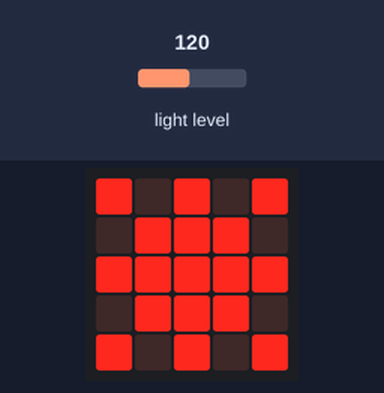
Bench run of a program on a simulated BBC micro:bit running MicroPython. Shown: the board's 5×5 LED display. The inputs (shaded band) are chosen by the test bench; at power-on: light level 120.

Above: at 1.2 s.
1.3 s: light level set to 22
2.8 s: light level set to 17
At 3.4 s:
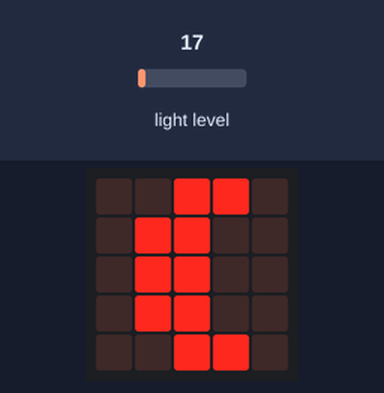
4.3 s: light level set to 64
At 4.6 s:
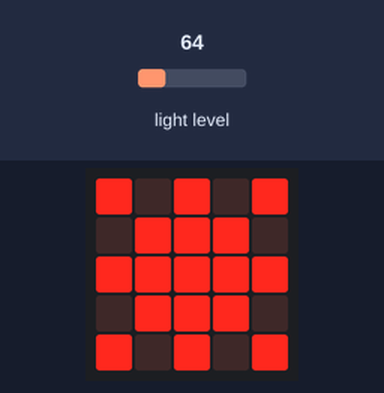
5.8 s: light level set to 5
At 6.9 s:
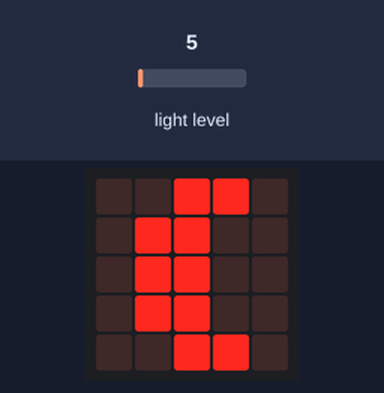
Timing chart, 0 to 8.3 s (numbered marks = the images above; inputs shaded):
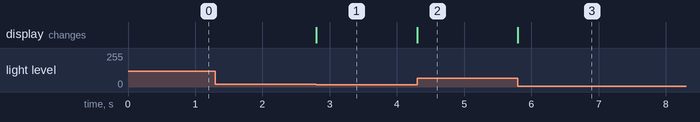

The program:

Morning_and_night.py
```python
from microbit import *
sun = Image("90909:"
            "09990:"
            "99999:"
            "09990:"
            "90909")

moon = Image("00990:"
             "09900:"
             "09900:"
             "09900:"
             "00990")


while True:
    value = display.read_light_level()
    if value < 20:
        display.show(moon)
    else:
        display.show(sun)
    value = 0
```

Measured:
- the behaviour switches between 20 and 19 on light level (found by bisection; images 0 and 1)
- after the input at 1.3 s, every drawn part: stays the same
- after the input at 2.8 s, the display: changes at once (image 1)
- after the input at 4.3 s, the display: changes at once (image 2)
- after the input at 5.8 s, the display: changes at once (image 3)
